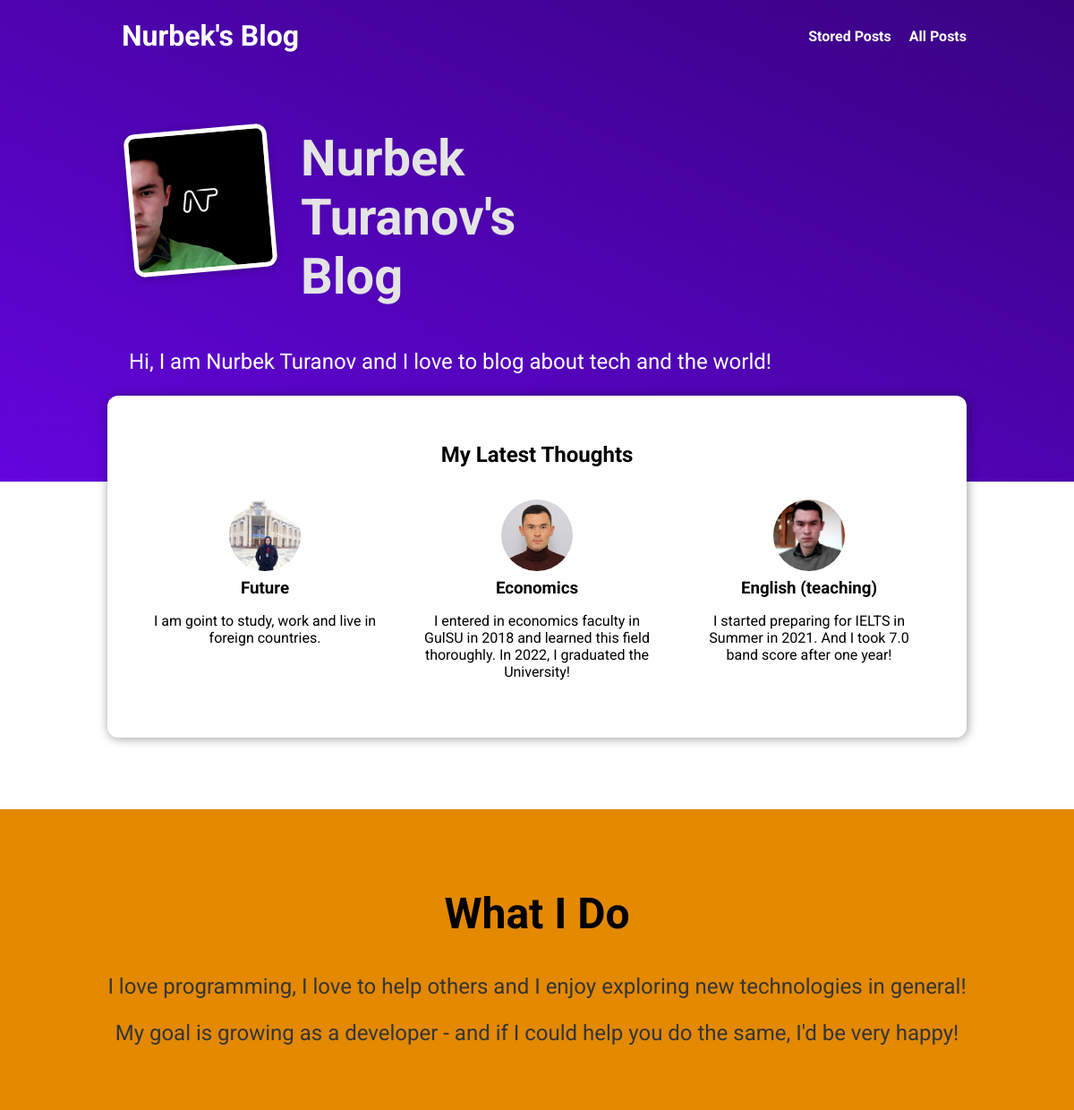
The page / on the database its author committed.
### blog/models.py (models this page shows, shortened)
class Post(models.Model):
    title = models.CharField(max_length=150)
    excerpt = models.CharField(max_length=200)
    image = models.ImageField(upload_to="posts", null=True)
    date = models.DateField(auto_now=True)
    slug = models.SlugField(unique=True, db_index=True)
    content = models.TextField(validators=[MinLengthValidator(10)])
    author = models.ForeignKey(
        Author, on_delete=models.SET_NULL, null=True, related_name="posts"
    )
    tags = models.ManyToManyField(Tag)

### blog/views.py (the view)
# urls.py: path("", views.StartingPageView.as_view(), name="starting-page"),
class StartingPageView(ListView):
    template_name = "blog/index.html"
    model = Post
    ordering = ["-date"]
    context_object_name = "posts"
    def get_queryset(self):
        queryset = super().get_queryset()
        data = queryset[:3]
        return data

### blog/templates/blog/index.html (shortened to what this page needs)
{% extends "base.html" %}
{% load static %}
{% block css_files %}
  <link rel="stylesheet" href="{% static "blog/post.css" %}"/>
  <link rel="stylesheet" href="{% static "blog/index.css" %}"/>
{% endblock %}
{% block content %}
  <section id="welcome">
    <header>
      <img src="{% static "blog/images/me1.png"%}" alt"Nurbek - The Author Of This Blog" />
      <h2>Nurbek Turanov's Blog</h2>
    </header>
    <p>Hi, I am Nurbek Turanov and I love to blog about tech and the world!</p>
  </section>
  <section id="latest-posts">
    <h2>My Latest Thoughts</h2>
    <ul>
      {% for post in posts %}
        {% include "blog/includes/post.html" %}
      {% endfor %}
    </ul>
  </section>
  <section id="about">
    <h2>What I Do</h2>
    <p>I love programming, I love to help others and I enjoy exploring new technologies in general!</p>
    <p>
      My goal is growing as a developer - and if I could help you do the same, I'd be very happy!
    </p>
  </section>
{% endblock %}

### blog/templates/blog/includes/post.html
<li>
  <article class="post">
    <a href="{% url "posts-detail-page" post.slug %}">
      <img src="{{ post.image.url }}" alt="{{ post.title }}"/>
      <div class="post__content">
        <h3>{{ post.title }}</h3>
        <p>
          {{ post.excerpt }}
        </p>
      </div>
    </a>
  </article>
</li>

### static/app.css (style rules this page uses)
* { box-sizing: border-box; }
html { font-family: 'Roboto', sans-serif; }
body { margin: 0; }
h1, h2, h3 { font-family: 'Roboto', sans-serif; font-weight: bold; }

### blog/static/blog/post.css (style rules this page uses)
.post { display: flex; flex-direction: column; align-items: center; text-align: center; }
.post a { text-decoration: none; color: black; transition: all 0.2s ease; padding: 1rem; }
.post img { width: 5rem; height: 5rem; object-fit: cover; border-radius: 50%; }
.post h3 { margin: 0.25rem 0; }

### blog/static/blog/index.css (style rules this page uses)
#welcome { background: linear-gradient(to right top, #6305dd, #390281); padding: 6rem 12%; }
#welcome header { display: flex; align-items: flex-start; margin: 3rem auto; }
#welcome img { width: 10rem; height: 10rem; object-fit: cover; object-position: top; border: 5px solid white; border-radius: 12px; background-color: #ffe1bf; transform: rotate(-5deg); box-shadow: 0 2px 8px rgba(0, 0, 0, 0.25); }
#welcome h2 { font-size: 3.5rem; margin: 0 0 0 2rem; color: #e4e4e4; width: 10rem; }
#welcome p { color: white; font-size: 1.5rem; }
#latest-posts { background-color: white; padding: 2rem; border-radius: 12px; width: 60rem; margin: -6rem auto 2rem auto; box-shadow: 1px 1px 12px rgba(0, 0, 0, 0.4); }
#latest-posts h2 { text-align: center; }
#latest-posts ul { list-style: none; margin: 0; padding: 0; display: flex; gap: 1rem; }
#latest-posts li { flex: 1; }
#about { text-align: center; padding: 3rem; background-color: #e48900; margin-top: 5rem; }
#about h2 { font-size: 3rem; }
#about p { font-size: 1.5rem; color: #353535; }

### rows shown on the page
Post: image (picture), title "Future", excerpt "I am goint to study, work and live in foreign countries."
Post: image (picture), title "Economics", excerpt "I entered in economics faculty in GulSU in 2018 and learned this field thoroughly. In 2022, I graduated the University!"
Post: image (picture), title "English (teaching)", excerpt "I started preparing for IELTS in Summer in 2021. And I took 7.0 band score after one year!"
